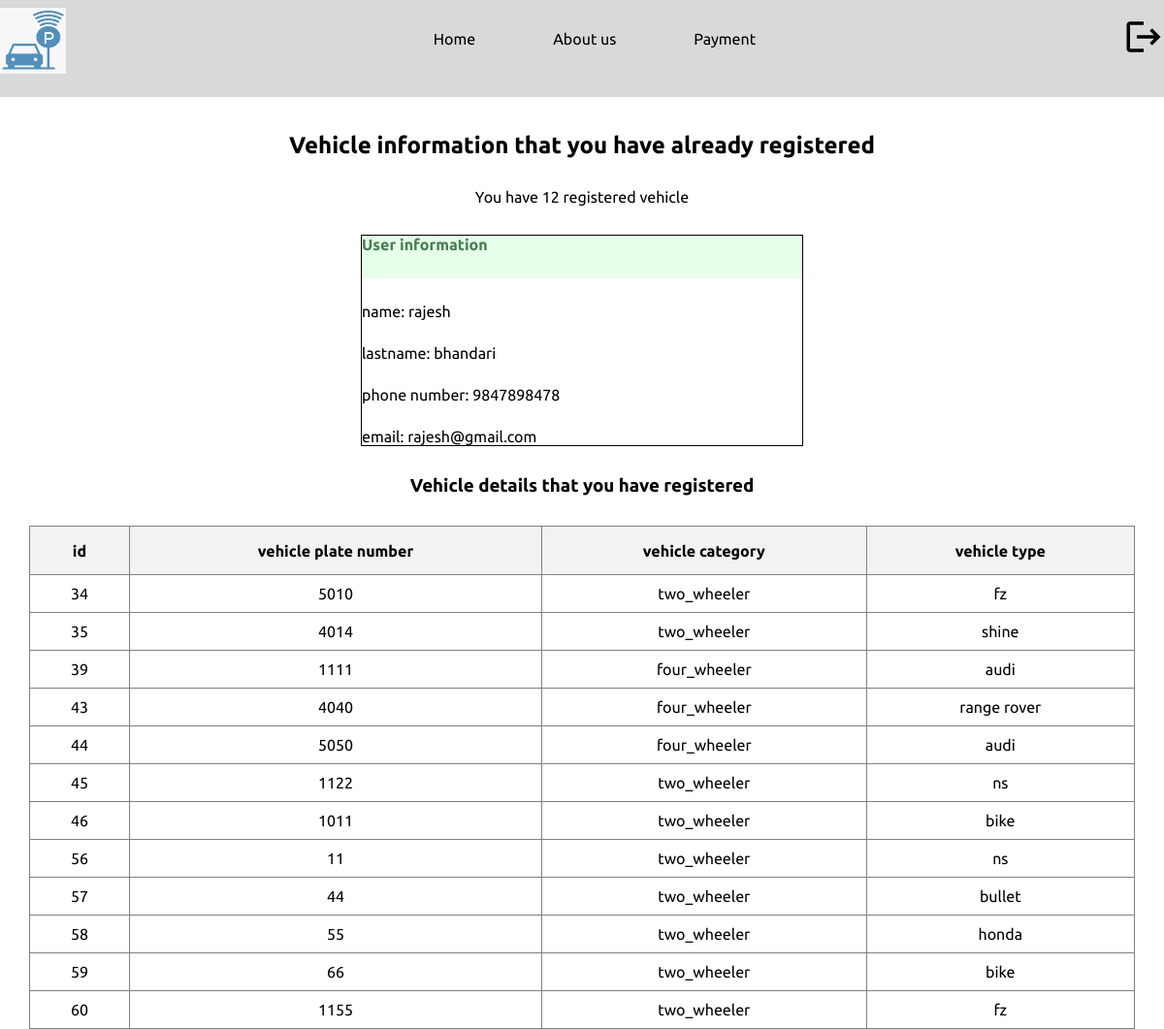
The page /profile.php (signed in) on the database its author committed.
### tables this page shows
CREATE TABLE `user` (
  `id` int(11) NOT NULL,
  `firstname` varchar(100) NOT NULL,
  `lastname` varchar(100) NOT NULL,
  `contact` varchar(100) NOT NULL,
  `email` varchar(100) NOT NULL,
  `username` varchar(100) NOT NULL,
  `password` varchar(255) NOT NULL,
  `role` int(3) NOT NULL DEFAULT 0
);

CREATE TABLE `vehicle` (
  `id` int(11) NOT NULL,
  `vehicle_platenumber` int(10) UNSIGNED NOT NULL,
  `vehicle_category` varchar(100) NOT NULL,
  `vehicle_type` varchar(100) NOT NULL,
  `user_id` int(11) DEFAULT NULL
);

### profile.php (the view, shortened to what this page needs)
<?php
include("./database/databaseconn.php");
$sessionUser = $_SESSION['username'];
$query = "SELECT * from user  where username = '$sessionUser'";
$res = mysqli_query($conn, $query);
$numRows = mysqli_num_rows($res);
if ($numRows > 0) {
    while ($row = mysqli_fetch_assoc($res)) {
        $userId = $row['id'];
        $firstname = $row['firstname'];
        $lastname = $row['lastname'];
        $phone = $row['contact'];
        $email = $row['email'];
    }
}
$countQuery = "SELECT COUNT(vehicle_type) from vehicle where user_id = $userId";
$count = mysqli_query($conn, $countQuery);
$numRows = mysqli_num_rows($count);
if ($numRows > 0) {
    while ($row = mysqli_fetch_assoc($count)) {
        $vehicleCount = $row['COUNT(vehicle_type)'];
    }
}
?>
<!DOCTYPE html>
<html lang="en">
<head>
    <link rel="stylesheet" href="./styles/profile.css">
</head>
<body>
    <?php include("./include/after-login-nav.php"); ?>
    <div class="profile-wrapper">
        <div class="main_heading-profile">
            <h2>Vehicle information that you have already registered</h2>
        </div>
        <div class="registered-vehicle">You have
            <?php echo $vehicleCount; ?> registered vehicle
        </div>
        <div class="profile-info">
            <ul class="user-info">
                <h4 class="user-info-head">User information</h4>
                <li>name:
                    <?php echo $firstname; ?>
                </li>
                <li>lastname:
                    <?php echo $lastname; ?>
                </li>
                <li>phone number:
                    <?php echo $phone; ?>
                </li>
                <li>email:
                    <?php echo $email; ?>
                </li>
            </ul>
        </div>
        <h3>Vehicle details that you have registered</h3>
        <table class="profile-table" border="1">
            <tr>
                <th class="profile-head">id</th>
                <th class="profile-head">vehicle plate number</th>
                <th class="profile-head">vehicle category</th>
                <th class="profile-head">vehicle type</th>
            </tr>
            <?php
            include("./database/databaseconn.php");
            $selectQuery = "SELECT * from vehicle where user_id=$userId";
            $result = mysqli_query($conn, $selectQuery);
            if ($result->num_rows > 0) {
                while ($row = $result->fetch_assoc()) {
                    $id = $row['id'];
                    $vehiclePlate = $row['vehicle_platenumber'];
                    $vehicle_category = $row['vehicle_category'];
                    $vehicle_type = $row['vehicle_type'];
                    echo '<tr>
                        <td>' . $id . '</td>
                        <td>' . $vehiclePlate . '</td>
                        <td>' . $vehicle_category . '</td>
                        <td>' . $vehicle_type . '</td>
                        </tr>';
                }
                echo "</table>";
            } else {
                echo  "No vehicle registered ";
            }
            ?>
    </div>
</body>
</html>

### include/after-login-nav.php (shortened to what this page needs)
<!DOCTYPE html>
<html lang="en">
<head>
    <link rel="stylesheet" href="./styles/after_login_nav.css">
</head>
<body>
<div class="navigation">
        <nav class="navbar">
            <div class="nav-logo">
                <img src="./assets/logo/logo.png" alt="logo" class="logo-img">
            </div>
            <div class="nav-menu">
                <ul class="nav-list">
                    <li><a href="user.php">Home</a></li>
                    <li><a href="#">About us</a></li>
                    <li><a href="#">Payment</a></li>
                </ul>
            </div>
            <div class="nav-login">
                <div class="nav-login_button">
                    <a href="./logout.php"><img class="after-logout" src="./assets/icons/Logout (1).svg" alt="logout"></a>
                </div>
            </div>
        </nav>
    </div>
</body>
</html>

### styles/profile.css (style rules this page uses)
* { margin: 0; padding: 0; box-sizing: border-box; font-family: 'Ubuntu', sans-serif; }
.profile-wrapper { display: flex; justify-content: center; align-items: center; margin-top: 3%; flex-direction: column; gap: 30px; }
.profile-info { width: 38%; }
.user-info { display: flex; flex-direction: column; justify-content: center; gap: 25px; border: 1px solid #000; width: 100%; height: 218px; }
.user-info li { list-style: none; }
.user-info-head { background-color: #E6FFEA; height: 44px; color: #477F51; font-weight: bold; }
.profile-table { border-collapse: collapse; width: 95%; text-align: center; margin-left: 0%; }
.profile-head { background-color: #f2f2f2; height: 50px; color: #000; }
td { padding: 10px; }

### styles/after_login_nav.css (style rules this page uses)
* { margin: 0; padding: 0; box-sizing: border-box; font-family: 'Ubuntu', sans-serif; }
.navigation { background-color: #D9D9D9; width: 100%; height: 100px; }
.logo-img { height: 68px; width: 68px; margin-top: 8px; }
.navbar { display: flex; justify-content: space-between; align-items: center; }
.nav-list { display: flex; gap: 80px; }
.nav-list li { list-style: none; }
.nav-login { display: flex; align-items: center; gap: 10px; }
.nav-list li a { color: #000; text-decoration: none; font-family: 'Ubuntu', sans-serif; }
.after-logout { width: 42px; }

### rows shown on the page
user: firstname "rajesh", lastname "bhandari", contact "9847898478", email "rajesh@gmail.com"
vehicle: id "34", vehicle_platenumber "5010", vehicle_category "two_wheeler", vehicle_type "fz"
vehicle: id "35", vehicle_platenumber "4014", vehicle_category "two_wheeler", vehicle_type "shine"
vehicle: id "39", vehicle_platenumber "1111", vehicle_category "four_wheeler", vehicle_type "audi"
vehicle: id "43", vehicle_platenumber "4040", vehicle_category "four_wheeler", vehicle_type "range rover"
vehicle: id "44", vehicle_platenumber "5050", vehicle_category "four_wheeler", vehicle_type "audi"
vehicle: id "45", vehicle_platenumber "1122", vehicle_category "two_wheeler", vehicle_type "ns"
vehicle: id "46", vehicle_platenumber "1011", vehicle_category "two_wheeler", vehicle_type "bike"
vehicle: id "56", vehicle_platenumber "11", vehicle_category "two_wheeler", vehicle_type "ns"
vehicle: id "57", vehicle_platenumber "44", vehicle_category "two_wheeler", vehicle_type "bullet"
vehicle: id "58", vehicle_platenumber "55", vehicle_category "two_wheeler", vehicle_type "honda"
vehicle: id "59", vehicle_platenumber "66", vehicle_category "two_wheeler", vehicle_type "bike"
vehicle: id "60", vehicle_platenumber "1155", vehicle_category "two_wheeler", vehicle_type "fz"

### other values the page prints
$vehicleCount "12"
